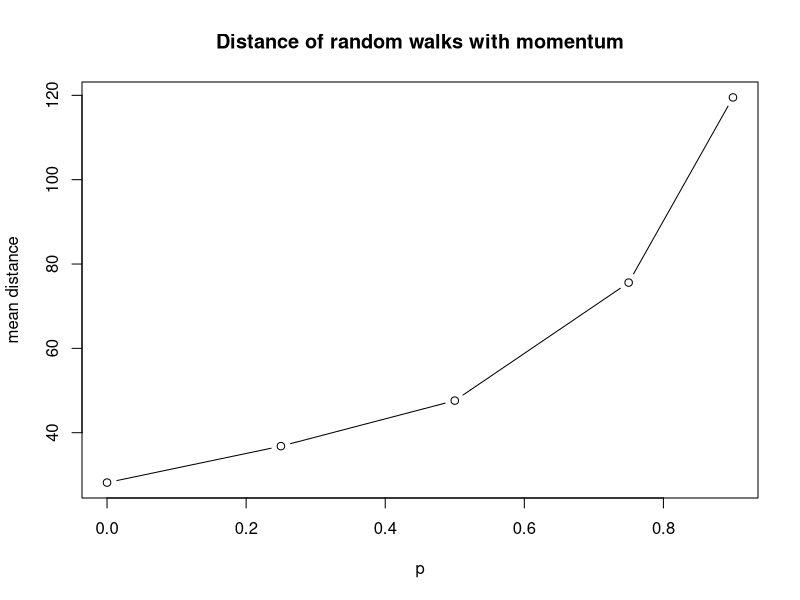

This figure's R source:
## ---- chunk 1
#' A common helper function which check if
#'     * n is positive integer, and
#'     * p in [0, 1]
#' 
#' @param f the implementation of momentum walk
#' @return implementation with parameter guarded
momentum_walk_santilize <- function (f) {
    function (n, p) {
        if (!is.numeric(n) || (n < 1) || as.integer(n) != n) {
            stop("n must be a positive integer")
        }
        if (!is.numeric(p) || p < 0 || p > 1) {
            stop("p must be a probability between 0 and 1")
        }
        f(n, p)
    }
}
## ---- chunk 2
#' Consider a particle moving in two dimensions. The particle starts at
#' $$ (x,y)=(0,0) $$
#' At each step, the particle moves one unit in one of four directions:
#' right:(+1,0), left:(-1,0), up:(0,+1), down:(0,−1)
#' For the first step, choose one of the four directions with equal
#' probability (which means, 1/4).
#' For every subsequent steps, With probability p, the particle moves
#' in the same direction as the previous step.
#' With probability 1−p, it chooses one of the four directions at
#' random, with equal probability.
#' 
#' @param n number of steps
#' @param p probability of choosing the same direction as the previous step
#'          not that for probability 1-p, there are still chances of choosing
#'          the same direction as the previous step
#' @return two integers representing the destination of moving
momentum_walk <- momentum_walk_santilize(function (n, p) {
    has_turn <- c(TRUE, (runif(n - 1) > p))
    turn_count <- cumsum(has_turn)
    total_turn <- turn_count[length(turn_count)]
    directions <- sample(1:4, total_turn, replace = TRUE)[turn_count]
    destination = sum(1i ** directions)
    c(Re(destination), Im(destination))
})
## ---- chunk 3
#' Same as `momentum_walk` but with loops
#' 
#' @param n number of steps
#' @param p probability of keeping previous direction
#' @return the destination
momentum_walk1 <- momentum_walk_santilize(function(n, p) {
    if (p == 1) {
        direction <- sample(1:4, size=1)
        destination <- 1i ** direction * n
        return(c(Re(destination), Im(destination)))
    }

    steps_remain <- n
    destination <- 0
    while (steps_remain > 0) {
        steps <- min(steps_remain, rgeom(1, 1 - p) + 1)
        direction <- sample(1:4, size=1)
        steps_remain <- steps_remain - steps
        destination <- destination + 1i ** direction * steps
    }
    c(Re(destination), Im(destination))
})
## ---- chunk 4
#' Same as `momentum_walk` but with applies
#' 
#' @param n the number of steps
#' @param p the probability of keeping previous direction
#' @return the destination
momentum_walk2 <- momentum_walk_santilize(function (n, p) {
    direction <- sample(1:4, size=1)
    destination <- sum(sapply(1:n, function (step) {
        direction <<- if (runif(1) > p) sample(1:4, size=1) else direction
        1i ** direction
    }))
    c(Re(destination), Im(destination))
})
## ---- chunk 5
print(momentum_walk(10, 0.6))
print(momentum_walk(1000, 0.6))
print(momentum_walk1(10, 0.6))
print(momentum_walk1(1000, 0.6))
print(momentum_walk2(10, 0.6))
print(momentum_walk2(1000, 0.6))
## ---- chunk 6
set.seed(42)
print(momentum_walk(10, 0.6))
set.seed(42)
print(momentum_walk(10, 0.6))

set.seed(42)
print(momentum_walk1(10, 0.6))
set.seed(42)
print(momentum_walk1(10, 0.6))

set.seed(42)
print(momentum_walk2(10, 0.6))
set.seed(42)
print(momentum_walk2(10, 0.6))
## ---- chunk 7
set.seed(42)
print(momentum_walk(1000, 0.6))
set.seed(42)
print(momentum_walk(1000, 0.6))

set.seed(42)
print(momentum_walk1(1000, 0.6))
set.seed(42)
print(momentum_walk1(1000, 0.6))

set.seed(42)
print(momentum_walk2(1000, 0.6))
set.seed(42)
print(momentum_walk2(1000, 0.6))
## ---- chunk 8
as.data.frame(t(sapply(c(0, 0.5, 0.9), function (p) {
    set.seed(42)
    destination = momentum_walk(1000, p)
    c(p = p, destination = destination, distance = sqrt(sum(destination ^ 2)))
})))
## ---- chunk 9
simulation_result <- as.data.frame(t(sapply(c(0, 0.25, 0.5, 0.75, 0.9), function (p) {
    set.seed(42)
    mean_distance = mean(sapply(1:1000, function (i) sqrt(sum(momentum_walk(1000, p) ^ 2))))
    c(p = p, mean_distance = mean_distance)
})))

simulation_result
## ---- chunk 10
plot(mean_distance ~ p, data = simulation_result, type = 'b', xlab = 'p', ylab = 'mean distance', main = 'Distance of random walks with momentum')
## ---- chunk 11
library(microbenchmark)
## ---- chunk 12
benchmark1k <- microbenchmark(
    momentum_walk  = momentum_walk(1000, 0.6),
    momentum_walk1 = momentum_walk1(1000, 0.6),
    momentum_walk2 = momentum_walk2(1000, 0.6),
    times = 100
)

summary(benchmark1k)
## ---- chunk 13
benchmark100k <- microbenchmark(
    momentum_walk  = momentum_walk(100000, 0.6),
    momentum_walk1 = momentum_walk1(100000, 0.6),
    momentum_walk2 = momentum_walk2(100000, 0.6),
    times = 100
)

summary(benchmark100k)
